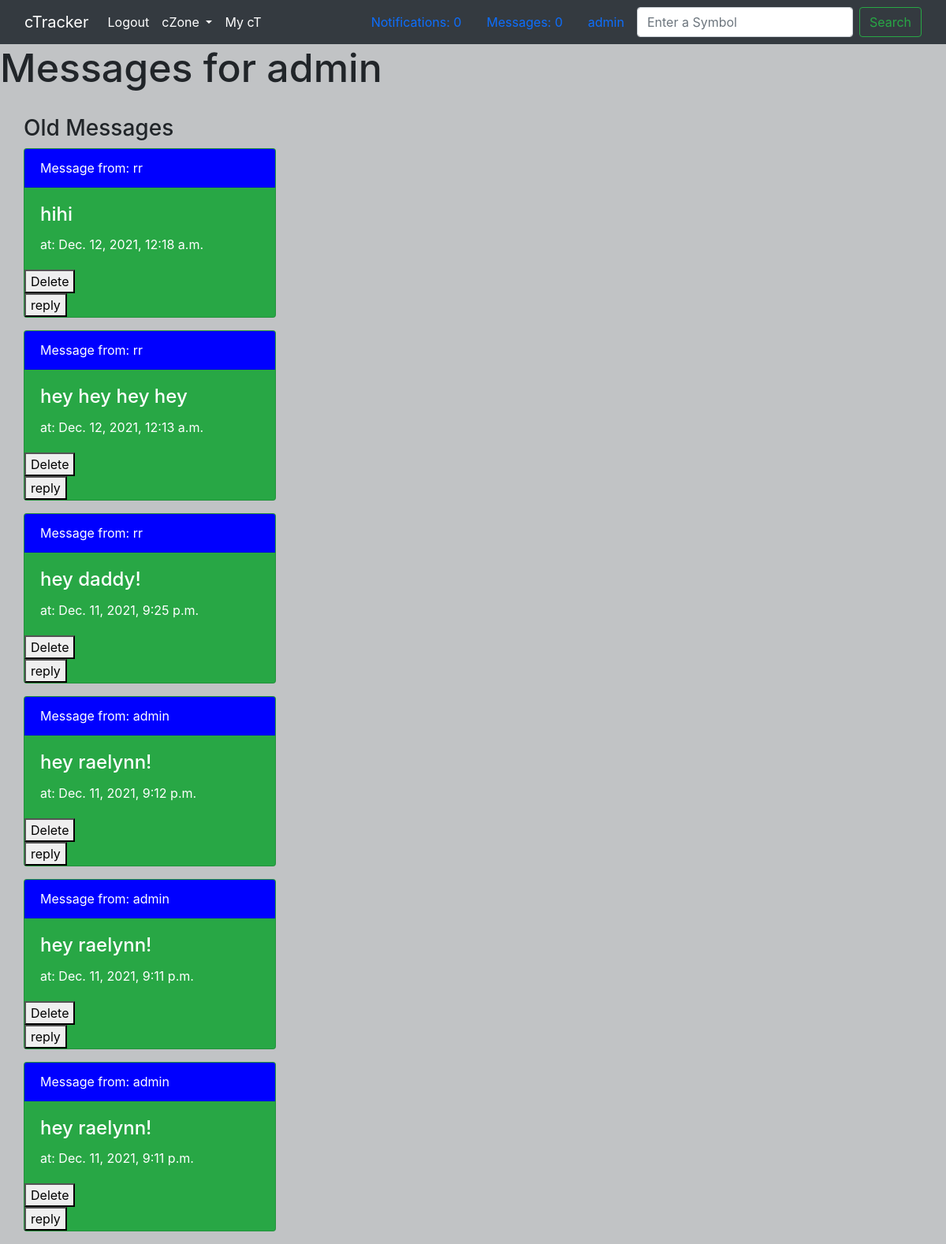
Screenshot of /my-messages/1/ (signed in) with the database file from the repository.
### member/models.py (models this page shows)
class Member(AbstractUser):
    def __str__(self):
        return self.username

### messaging/models.py (models this page shows, shortened)
class Message(models.Model):
    body = models.TextField(max_length=500)
    author = models.ForeignKey(
        Member, related_name="%(class)s_author", null=True, on_delete=models.CASCADE
    )
    recipient = models.ForeignKey(
        Member, related_name="%(class)s_recipient", null=True, on_delete=models.CASCADE
    )
    is_new = models.BooleanField(default=True)
    time_sent = models.DateTimeField(default=timezone.now)

### messaging/views.py (the view)
# urls.py: path("my-messages/<int:id>/", messaging_views.member_messages, name="my-messages"),
def member_messages(request, id):
    template = "messaging.html"
    target_member = Member.objects.get(id=request.user.id)
    signed_in_member = Member.objects.get(id=id)
    message_count = get_new_messages_count(signed_in_member)
    notification_count = get_notifications_count(signed_in_member)
    old_member_messages = Message.objects.filter(
        Q(recipient=signed_in_member) & Q(is_new=False)
    ).order_by("-time_sent")
    new_member_messages = Message.objects.filter(
        Q(recipient=signed_in_member) & Q(is_new=True)
    ).order_by("-time_sent")
    context = {
        "old_member_messages": old_member_messages,
        "new_member_messages": new_member_messages,
        "signed_in_member": signed_in_member,
        "target_member": target_member,
        "message_count": message_count,
        "notification_count": notification_count,
    }
    for message in new_member_messages:
        message_seen(message)
    return render(request, template, context)

### messaging/views.py (called while the page is built)
def get_new_messages_count(logged_in_member):
    signed_in_member = logged_in_member
    member_messages = Message.objects.filter(
        Q(recipient=signed_in_member) & Q(is_new=True)
    )
    messages_count = len(member_messages)
    return messages_count

def get_notifications_count(logged_in_member):
    signed_in_member = logged_in_member
    new_member_notifications = MessageNotification.objects.filter(
        Q(member_notified=signed_in_member) & Q(is_new=True)
    )
    return len(new_member_notifications)

### templates/messaging.html (shortened to what this page needs)
{% extends 'base.html' %} {% load static %}
      {% block content %}
      <h1>Messages for {{ target_member.username }}</h1>
    {% if target_member.username == signed_in_member.username %}
    <div class="messages-container">
      <h3>Old Messages</h3>
      {% for item in old_member_messages %}
      <div class="card text-white bg-success mb-3" style="max-width: 20rem">
        <div class="card-header" style="background: blue">
          Message from:
          <a
            href="/profile/{{item.author.id}}/"
            style="text-decoration: none; color: white"
          >
             {{ item.author }}
          </a>
        </div>
        <div class="card-body">
          <h4 class="card-title">{{ item.body }}</h4>
          <p class="card-text">at: {{ item.time_sent }}</p>
        </div>
        <a href="/delete/message/{{item.id}}">
          <button>Delete</button>
        </a>
        <a href="/send-message/{{ item.author.id }}/">
          <button>reply</button>
        </a>
      </div>
      {% endfor %}
    </div>
    {% else %}
    <div>
      <h2>You do not have access to view this users messages</h2>
    </div>
    {% endif %} {% endblock %}

### templates/base.html (shortened to what this page needs)
{% load static %}
<!DOCTYPE html>
<html lang="en">
  <head>
    <link
      href="https://cdn.jsdelivr.net/npm/bootstrap@5.1.0/dist/css/bootstrap.min.css"
      rel="stylesheet"
    />
    <link
      href="//maxcdn.bootstrapcdn.com/bootstrap/4.1.1/css/bootstrap.min.css"
      rel="stylesheet"
      id="bootstrap-css"
    />
     <link
      rel="stylesheet"
      type="text/css"
      href="{% static 'css/style.css' %}"
    />
  </head>
  <body>
    {% if signed_in_member.username %}
    <nav class="navbar navbar-expand-lg navbar-dark bg-dark">
      <div class="container-fluid">
        <a class="navbar-brand" href="/home/">cTracker</a>
        <div class="collapse navbar-collapse" id="navbarSupportedContent">
          <ul class="navbar-nav me-auto mb-2 mb-lg-0">
            <li class="nav-item">
                <a class="nav-link active" aria-current="page" href="/logout/">Logout</a>
              </li>
            <li class="nav-item dropdown">
              <a
                class="nav-link active dropdown-toggle"
                href="#"
                id="navbarDropdown"
                role="button"
                data-bs-toggle="dropdown"
                aria-expanded="false"
              >
                cZone
              </a>
            </li>
            <li class="nav-item">
                <a class="nav-link active" aria-current="page" href="/my-ct/">My cT</a>
              </li>
          </ul>
          <a class="nav-link active" aria-current="page" href="/my-notifications/{{signed_in_member.id}}/">Notifications: {{ notification_count }}</a>
          <a class="nav-link active" aria-current="page" href="/my-messages/{{signed_in_member.id}}/">Messages: {{ message_count }}</a>
          <a class="nav-link active" aria-current="page" href="/profile/{{signed_in_member.id}}/">{{signed_in_member.username}}</a>
          <form class="d-flex">
            <input
              class="form-control me-2"
              type="search"
              placeholder="Enter a Symbol"
              aria-label="Search"
            />
            <button class="btn btn-outline-success" type="submit">
              Search
            </button>
          </form>
        </div>
      </div>
    </nav>
      {% endif %}
    {% block content %} {% endblock %}
  </body>
</html>

### static/css/style.css (style rules this page uses)
html { background-color: #343a404d; height: auto; }
body { background-color: initial; height: fit-content; }
a { text-decoration: none; color: black; }
form { font-size: 30px; }
input { font-size: 30px; width: 300px; background-image: inherit; }
.messages-container { margin-left: 30px; margin-top: 30px; }
h1 { font-size: 50px; }

### rows the page displays
Member: username "admin"
Message: author "rr", body "hihi", time_sent "Dec. 12, 2021, 12:18 a.m."
Message: author "rr", body "hey hey hey hey", time_sent "Dec. 12, 2021, 12:13 a.m."
Message: author "rr", body "hey daddy!", time_sent "Dec. 11, 2021, 9:25 p.m."
Message: author "admin", body "hey raelynn!", time_sent "Dec. 11, 2021, 9:12 p.m."
Message: author "admin", body "hey raelynn!", time_sent "Dec. 11, 2021, 9:11 p.m."
Message: author "admin", body "hey raelynn!", time_sent "Dec. 11, 2021, 9:11 p.m."

### other values shown
{{ notification_count }} "0"
{{ message_count }} "0"
